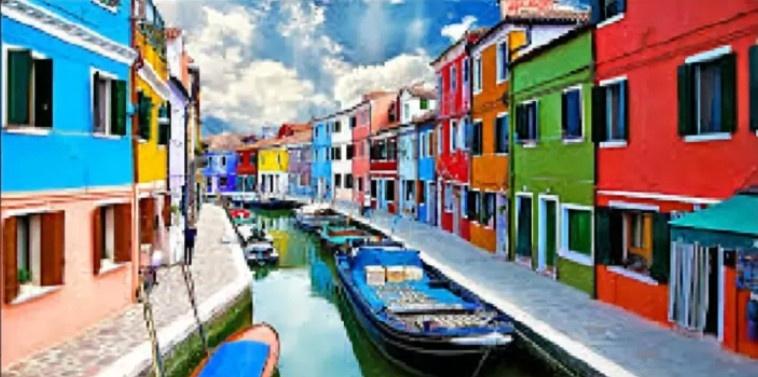
#> input picture week_3/burano.jpg, 758 x 377 px
$ python '1.4.绘制圆.py'
#> lines starting #> are read from the running program, lines starting #| are printed output that depends on the picture; after the words box and inside, x2 and y2 are one past the last pixel; in counts of white or black regions, pixels touching at a corner belong together
import cv2
import numpy as np
import matplotlib.pyplot as plt

# %matplotlib inline

img = cv2.imread('burano.jpg')
#> img is the input picture: shape (377, 758, 3); mean B, G, R 129, 128.8, 129.4

# Copy the image

img_copy = img.copy()

# Draw a circle

cv2.circle(img_copy, center = (400, 80), radius =50,

color = (0, 0, 255), thickness = 5)
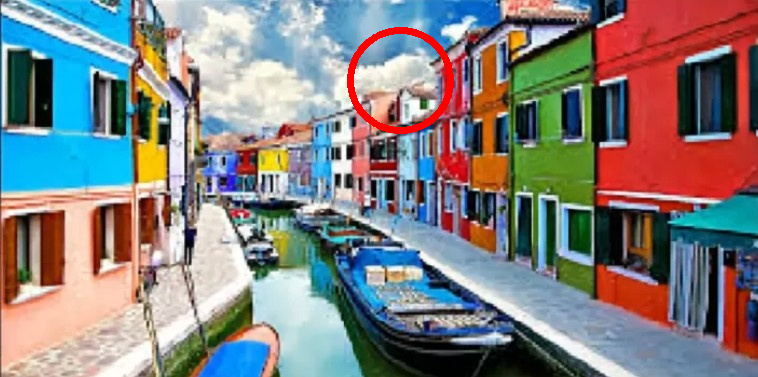
#> img_copy: shape (377, 758, 3); 0.77% of pixels changed, all inside (x1, y1, x2, y2) = (347, 27, 454, 134)

plt.imshow(img_copy)

img_rgb = cv2.cvtColor(img_copy, cv2.COLOR_BGR2RGB)

# plt.imshow(img_rgb)
plt.imshow(img_copy)
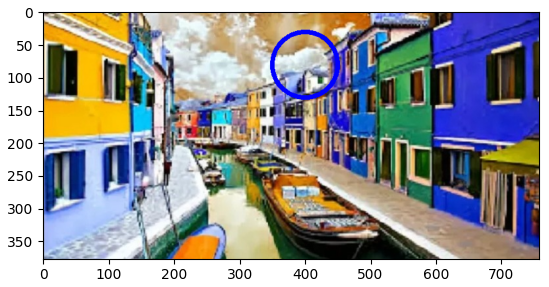
#> figure drawn by matplotlib, 1 panel; B, G, R data is drawn as R, G, B
